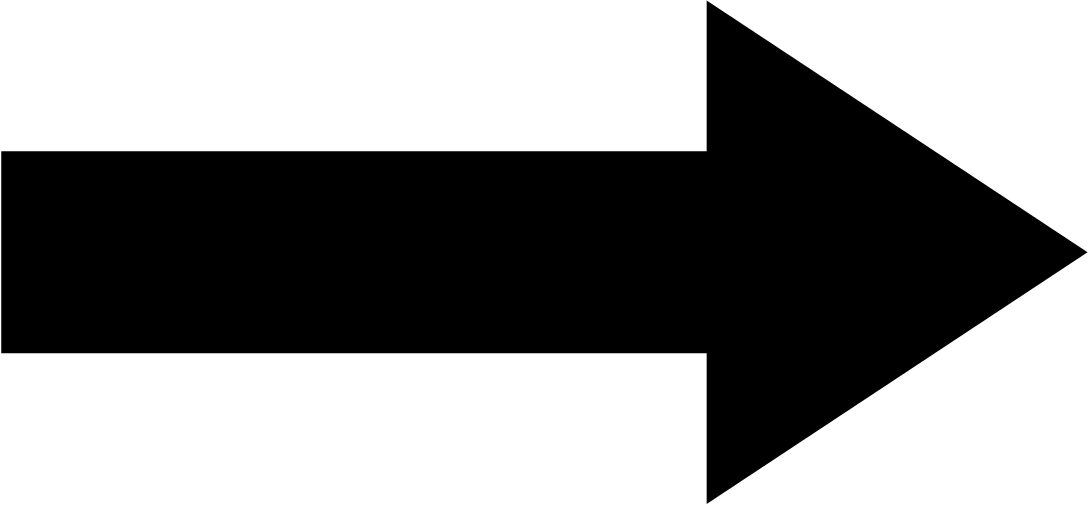
#> input picture image_detecting/trials/template_arrow.jpg, 3267 x 1517 px, given in place of the camera (shown at 1/3 size)
$ python detect_A.py
#> lines starting #> are read from the running program, lines starting #| are printed output that depends on the picture; after the words box and inside, x2 and y2 are one past the last pixel; in counts of white or black regions, pixels touching at a corner belong together
import cv2
import numpy as np

cap = cv2.VideoCapture(1)

while cap.isOpened():
    _, img = cap.read()
#> img is the input picture: shape (1517, 3267, 3); min 0, max 255, mean 144.6
    img_gray = cv2.cvtColor(img, cv2.COLOR_BGR2GRAY)
    _, img_bin = cv2.threshold(img_gray, 127, 255, cv2.THRESH_BINARY_INV)
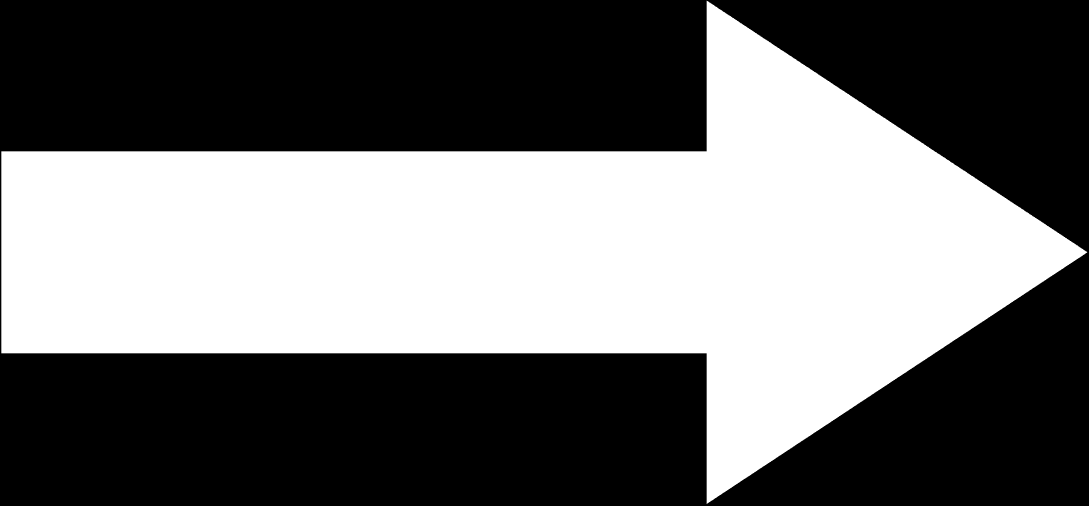
#> img_bin: shape (1517, 3267) (shown at 1/3 size); 43.3% white; 1 white region

    contours, hierarchy = cv2.findContours(
        img_bin, cv2.RETR_TREE, cv2.CHAIN_APPROX_NONE
    )
#> contours = 1 contour; box (x1, y1, x2, y2) and area: (4, 2, 3262, 1512) 2141214

    inner_indice = np.nonzero(hierarchy[0][:, 3].copy() + 1)
#> inner_indice = (empty array,)
    outer_indice = np.nonzero(hierarchy[0][:, 2].copy() + 1)
#> outer_indice = (empty array,)

    for outer_index in outer_indice[0]:
        outer_contour = contours[outer_index]
        outer_eps = cv2.arcLength(outer_contour, True)
        outer_approx = cv2.approxPolyDP(outer_contour, outer_eps * 0.01, True)
        if len(outer_approx) == 8:
            inner_index = hierarchy[0, outer_index, 2]
            inner_contour = contours[inner_index]
            inner_eps = cv2.arcLength(inner_contour, True)
            inner_approx = cv2.approxPolyDP(inner_contour, inner_eps * 0.01, True)
            if len(inner_approx) == 3:
                cv2.drawContours(img, [outer_approx], -1, (0, 0, 225), 5)
                cv2.drawContours(img, [inner_approx], -1, (255, 0, 0), 5)
#> this loop made 0 passes

    merge = np.hstack((img_gray, img_bin))
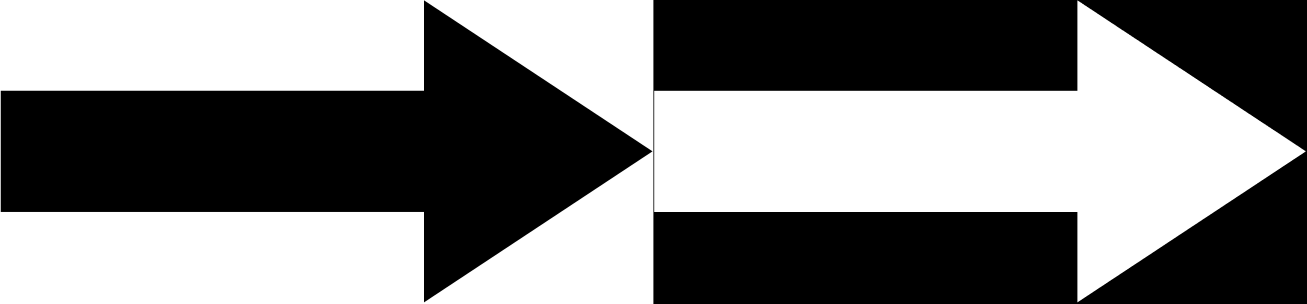
#> merge: shape (1517, 6534) (shown at 1/5 size); min 0, max 255, mean 127.5
    cv2.imshow("merge", merge)
    cv2.imshow("img", img)
    if cv2.waitKey(1) & 0xFF == ord("q"):
#> (key q is pressed here)
        break

cap.release()
cv2.destroyAllWindows()
